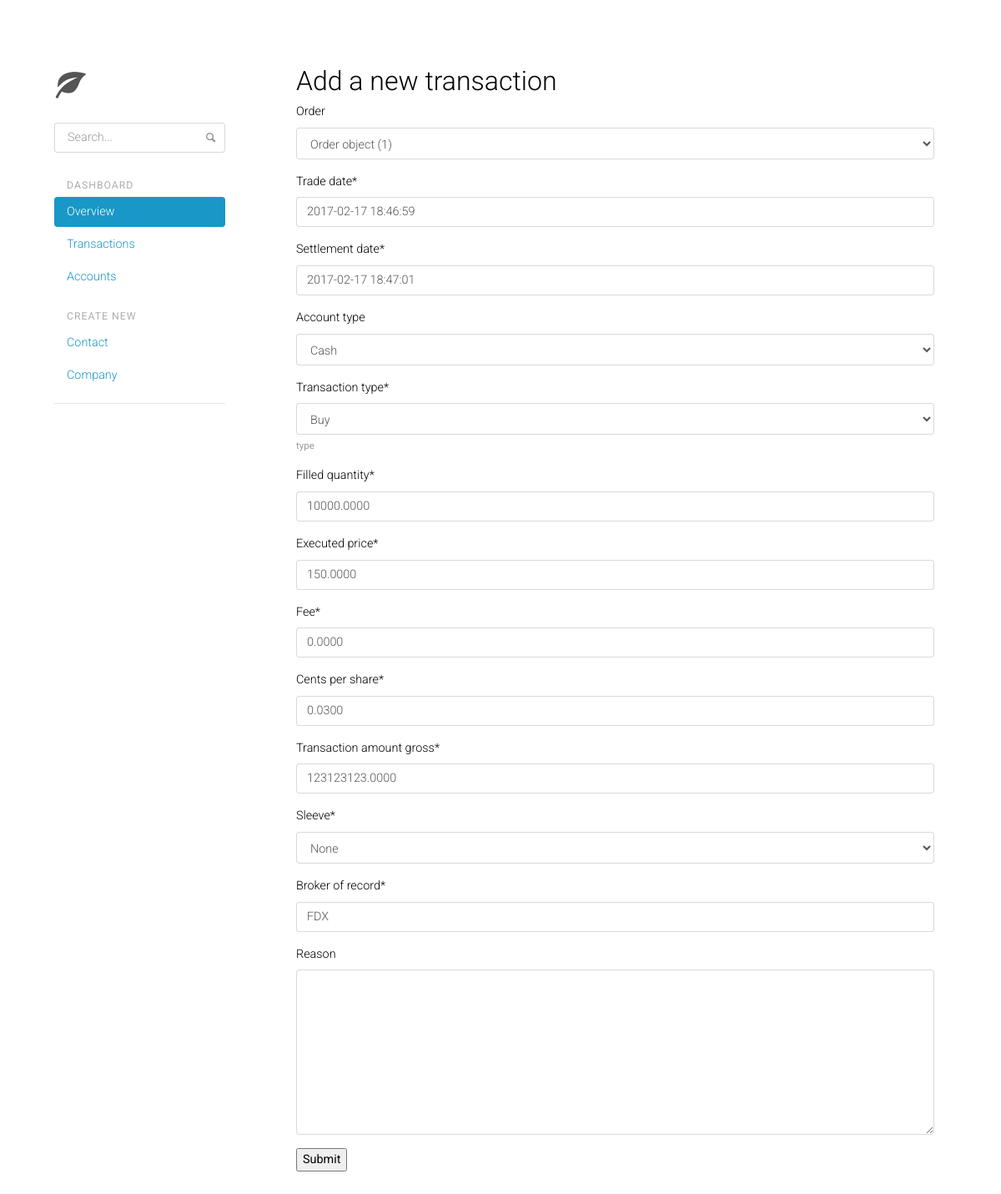
The page /orders/transaction/1/update/ on the database its author committed.
### orders/models.py (models this page shows, shortened)
class Transaction(TimeStampedModel):
    order = models.ForeignKey('Order', blank=True, null=True)
    execution_timestamp = models.DateTimeField(auto_now=False, auto_now_add=True)
    trade_date = models.DateTimeField(auto_now=False, auto_now_add=False, blank=False)
    settlement_date = models.DateTimeField(auto_now=False, auto_now_add=False)
    ACCOUNT_TYPE_CHOICES = (
        ('c', 'Cash'),
        ('m', 'Margin'),
        ('s', 'Short'),
    )
    account_type = models.CharField(max_length=1, choices=ACCOUNT_TYPE_CHOICES,
            blank=True, default='c')
    TRANSACTION_TYPE_CHOICES = (
        ('b', 'Buy'),
        ('bx', 'Buy Cancel'),
        ('bo', 'Buy Option'),
        ('bc', 'Buy Cover'),
        ('d', 'Dividend'),
        ('s', 'Sell'),
        ('sx', 'Sell Cancel'),
        ('so', 'Sell Option'),
        ('ss', 'Sell Short'),
    )
    transaction_type = models.CharField(max_length=4, choices=TRANSACTION_TYPE_CHOICES,
            blank=False, help_text="type")
    filled_quantity = models.DecimalField(max_digits=10, decimal_places=4)
    executed_price = models.DecimalField(max_digits=10, decimal_places=4)
    fee = models.DecimalField(max_digits=10, decimal_places=4)
    cents_per_share = models.DecimalField(max_digits=10, decimal_places=4, default=0.03)
    transaction_amount_gross = models.DecimalField(max_digits=25, decimal_places=4)
    SLEEVE_TYPE_CHOICES = (
        ('e', 'Equity'),
        ('b', 'Bonds'),
        ('u', 'Unmanaged'),
        ('n', 'None'),
    )
    sleeve = models.CharField(max_length=1, choices=SLEEVE_TYPE_CHOICES,
            blank=False, default='n')
    broker_of_record = models.CharField(max_length=4, blank=False, null=False, default='FDX')
    reason = models.TextField(blank=True, null=True)
    class Meta:
        ordering = ["-trade_date"]

### orders/views.py (the view)
# urls.py: url(r'^transaction/(?P<pk>\d+)/update/$', views.UpdateTransactionView.as_view(), name='update-transaction'),
class UpdateTransactionView(UpdateView):
    model = Transaction
    fields = '__all__'

### orders/templates/orders/transaction_form.html (shortened to what this page needs)
{% extends "base.html" %}
{% load crispy_forms_tags %}
{% block content %}
<div class="container">
<h2>Add a new transaction </h2>
<form action="" method="post">
    <table>
    {{ form|crispy }}
    </table>
    <input type="submit" value="Submit" />
</form>
</div>
{% endblock %}

### orders/templates/base.html (shortened to what this page needs)
{% load staticfiles %}
<!DOCTYPE html>
<html lang="en">
<head>
	<link rel="stylesheet" href="{% static 'css/toolkit-light.css' %}">
	<link rel="stylesheet" href="{% static 'css/application.css' %}">
	<link rel="stylesheet" href="{% static 'css/docs.css' %}">
	<link rel="stylesheet" href="{% static 'css/style.css' %}">
</head>
<body>
  <div class="container">
    {% block body %}
    <div class="row">
      <div class="col-md-3 sidebar">
      {% block sidebar %}
        <nav class="sidebar-nav">
          <div class="sidebar-header">
            <a class="sidebar-brand img-responsive" href="{% url 'index' %}">
              <span class="icon icon-leaf sidebar-brand-icon"></span>
            </a>
          </div>
          <div class="collapse nav-toggleable-md" id="nav-toggleable-md">
            <form class="sidebar-form">
              <input class="form-control" type="text" placeholder="Search...">
              <button type="submit" class="btn-link">
                <span class="icon icon-magnifying-glass"></span>
              </button>
            </form>
            <ul class="nav nav-pills nav-stacked">
              <li class="nav-header">Dashboard</li>
              <li class="nav-item">
                <a class="nav-link active" href="#">Overview</a>
              </li>
              <li class="nav-item">
                <a class="nav-link " href="{% url 'transactions' %}">Transactions</a>
              </li>
              <li class="nav-item">
                <a class="nav-link " href="{% url 'accounts' %}">Accounts</a>
              </li>
              <li class="nav-header">Create New</li>
              <li class="nav-item">
                <a class="nav-link "href="{% url 'create-transaction' %}">
                  Contact
                </a>
              </li>
              <li class="nav-item">
                <a class="nav-link "href="{% url 'create-account' %}">
                  Company
                </a>
              </li>
            </ul>
            <hr class="visible-xs mt-3">
          </div>
        </nav>
        {% endblock sidebar %}
      </div>
<div class="col-md-9 content">
<div class="dashhead">
{% block content %}{% endblock content %}
</div>
{% endblock body %}
</div>
  </body>
</html>

### orders/static/css/application.css (style rules this page uses)
body { padding-top: 20px; padding-bottom: 20px; }
@media (min-width: 768px) { body { padding-top: 50px; padding-bottom: 50px; } }
h1, h2, h3, h4, h5, h6, .h1, .h2, .h3, .h4, .h5, .h6 { margin-top: 0; }
hr { margin-top: 30px; margin-bottom: 30px; }

### orders/static/css/docs.css (style rules this page uses)
body { overflow-x: hidden; padding-bottom: 40px; }

### orders/static/css/style.css (style rules this page uses)
body { padding-top: 5rem; background-color: white; }

### orders/templates/base.html (style rules this page uses)
body { width: 1px; min-width: 100%; *width: 100%; }

### rows shown on the page
Transaction: order "Order object (1)", trade_date "2017-02-17 18:46:59", settlement_date "2017-02-17 18:47:01", account_type "Cash", transaction_type "Buy", filled_quantity "10000.0000", executed_price "150.0000", fee "0.0000", cents_per_share "0.0300", transaction_amount_gross "123123123.0000", sleeve "None", broker_of_record "FDX"
